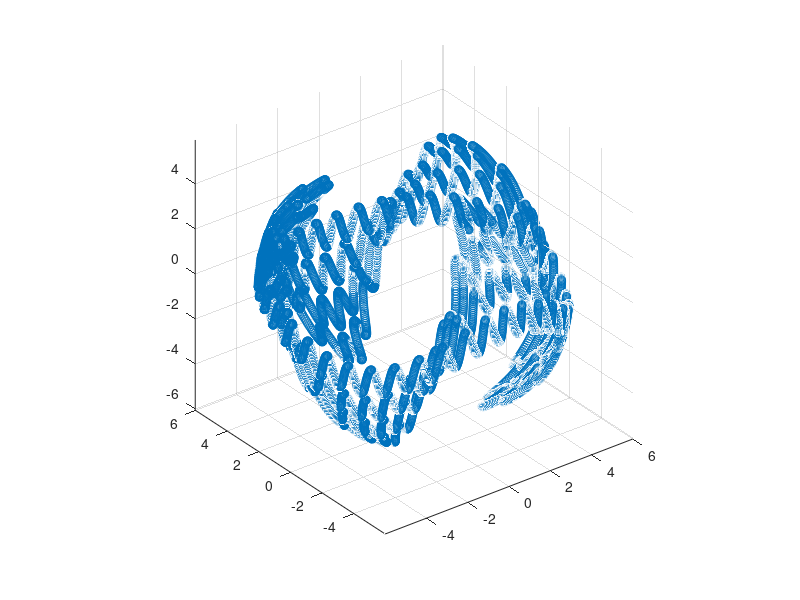

The MATLAB script that drew this image: (Note: this script raises an error after producing the figure.)
% Runs a circle around a cube

clear
close all
clc


%% Options

% LIDAR
LidarFOVHeight = pi/6; %radians
LidarFOVWidth = pi/4; %radians
LidarArrayWidth = 50;
LidarArrayHeight = 50;
lidarImageRate = 1; %one to create lidar image for every camera image

%circle parameters
R = 6; %radius
Nrev = 2500; %number of images per revolution
inc = .1; %magnitude of oscilations
Revs = 4; %number of revolutions around the cube
Noscil = 40.3333; %number of oscillations per revolution
N = round(Revs*Nrev);


%% Main
%path for wahba solver
addpath('../matlabScripts/')

theta = linspace(0,2*pi*Revs,N);
phi = (theta/(6*Revs)).*sin(3*theta) + inc*sin(Noscil*theta);
x = zeros(3,N);
for ii = 1:N
    x(1,ii) = R*cos(theta(ii))*cos(phi(ii));
    x(2,ii) = R*sin(theta(ii))*cos(phi(ii));
    x(3,ii) = R*sin(phi(ii));
    %     x(3,ii) = inc;
end

figure
scatter3(x(1,:),x(2,:),x(3,:))
axis equal

% Create the cube
P = [1; 0; 0];
s = 0.5;
sw = 0.05;
fc = [1 0 0;
    0 1 0;
    0 0 1;
    1 1 0;
    1 0 1;
    0 1 1];

ec = [.1 .1 .1];
C = createCube(P, s, sw, fc, ec);

%create more cubes
P2 = [0; 0; -2];
C2 = createCube(P2, s, sw, fc, ec);

P3 = [1; -1; 0];
C3 = createCube(P3, s, sw, fc, ec);

P4 = [0; 2; .5];
C4 = createCube(P4, s, sw, fc, ec);

P5 = [-1; 0; 0];
C5 = createCube(P5, s, sw, fc, ec);

P6 = [.4; -1; .4];
C6 = createCube(P6, s, sw, fc, ec);

%create an all encompassing rectangular prism
s = [14; 14; 12];
sw = .1;
C7 = createRectangularPrism([0, 0, 0]', s, sw, fc, ec, true);

%more cubes
P8 = [.4; 1; .4];
s = 0.5;
sw = .05;
C8 = createCube(P8, s, sw, fc, ec);

P9 = [-.4; 0; -.4];
C9 = createCube(P9, s, sw, fc, ec);

P10 = [-.4; -1; -.4];
C10 = createCube(P10, s, sw, fc, ec);

P11 = [.2; -1; 2];
C11 = createCube(P11, s, sw, fc, ec);

%cube cell array
CArray = cell(2,1);
CArray{1} = C;
CArray{2} = C2;
CArray{3} = C3;
CArray{4} = C4;
CArray{5} = C5;
CArray{6} = C6;
CArray{7} = C7;
CArray{8} = C8;
CArray{9} = C9;
CArray{10} = C10;
CArray{11} = C11;

% createPixelVectors and camera information
f = 500;
width = 640;
height = 480;
sz = [width, height];
px = width/2;
py = height/2;
K = [f, 0, px;
    0, f, py;
    0, 0, 1];

V = createPixelVectors(K,width,height);

%create pixel assignments for lidar points
%build lidar angle array
LidarYawAngles = linspace(-LidarFOVWidth/2,LidarFOVWidth/2,LidarArrayWidth); 
LidarPitchAngles = linspace(LidarFOVHeight/2,-LidarFOVHeight/2,LidarArrayHeight); %note intentional sign reversal
lidarPixelMatches = zeros(LidarArrayHeight,LidarArrayWidth,2);
for ii = 1:LidarArrayWidth
    for jj = 1:LidarArrayHeight
        %create vector corresponding to these angles
        r = zeros(3,1);
        r(1) = sin(LidarYawAngles(ii));
        r(2) = -tan(LidarPitchAngles(jj));
        r(3) = cos(LidarYawAngles(ii));
        
        %map to pixels
        pbar = K*r;
        p = zeros(2,1);
        p(1) = round(pbar(1)/pbar(3));
        p(2) = round(pbar(2)/pbar(3));
        
        lidarPixelMatches(jj,ii,:) = p;
        
    end
end

%putput pixels to make sure everything is correct
figure
hold on
scatter(lidarPixelMatches(1,1,1),lidarPixelMatches(1,1,2))
scatter(lidarPixelMatches(1,end,1),lidarPixelMatches(1,end,2))
scatter(lidarPixelMatches(end,end,1),lidarPixelMatches(end,end,2))
scatter(lidarPixelMatches(end,1,1),lidarPixelMatches(end,1,2))
legend('UL','UR','LR','LL','Location','best')
set(gca, 'YDir','reverse')

%run through and create an image at each point, always pointing towards the
%center
vz = [0; 0; 1];
vx = [1; 0; 0];
vBMat = [vx'; vz'];
aVec = [1; 1];

imgFig = figure;
imgDFig = figure;
lidarFig = figure;


tic
for ii = 1:N
    
    %create the quaternion for this location
    imFoc = [0 0 0]'; %point the image is centered on
    vz_I = imFoc - x(:,ii); %camera z-axis in the inertial frame
    vx_I = [vz_I(2); -vz_I(1); 0]; %camera x-axis in the inertial frame
    
    %normalize vectors
    vx_I = vx_I/norm(vx_I);
    vz_I = vz_I/norm(vz_I);
    
    %create matrix and solve wahbas problem
    vIMat = [vx_I'; vz_I'];
    RBI = wahbaSolver(aVec,vIMat,vBMat);
    q = dcm2quat(RBI);
    
%     tic
    imgRGBD = createImage_mex(CArray, x(:,ii), q', V, sz, K);
%     toc
    
    %extract RGB info
    img = imgRGBD(:,:,1:3);
    imgD = imgRGBD(:,:,4);
    imgLidar = createLidarImage(imgD, lidarPixelMatches);
    
    %filter and display
    imgFilt = imgaussfilt(img,1);
    %     imgFilt = img;
    %     imshow(img);
    
    figure(imgFig);
    imshow(imgFilt);
    
    figure(imgDFig)
    s = surf(imgD);
    s.EdgeColor = 'interp';
    view([0 0 -1])
    
    figure(lidarFig)
    s = surf(imgLidar);
    s.EdgeColor = 'interp';
    view([0 0 -1])
    
    imwrite(imgFilt,strcat('images/cubeCircling',num2str(ii,'%04i'),'.jpg'))
    dlmwrite(strcat('lidarImages/cubeCircling',num2str(ii,'%04i'),'.csv'),imgLidar,...
        'precision','%.4f')
    
    disp('Percent Complete:')
    disp(ii/N*100)
    
end
toc
